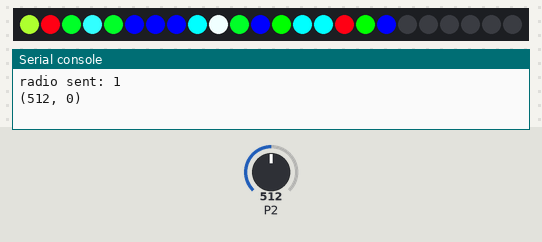
A program run on a simulated BBC micro:bit running MicroPython. Parts: 24 RGB LEDs in strip order, left to right, the last lines printed to the serial console. Inputs (shaded band) come from the test bench; at power-on: P2 = 512 (analog values on the 0–1023 scale). Random numbers come from a fixed seed; no radio messages arrive unless stated (any console line starting 'radio sent:' is added by the test bench).

Above: at 1.2 s.
1.3 s: P2 set to 111
At 2.78 s:
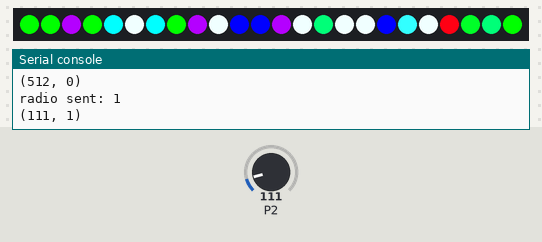
3.5 s: P2 set to 95
5.7 s: P2 set to 122
7.9 s: P2 set to 90
At 9.82 s:
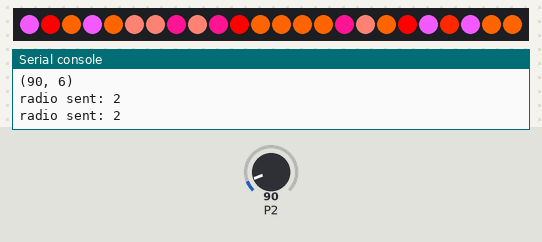
11.0 s: P2 set to 110
At 15.93 s:
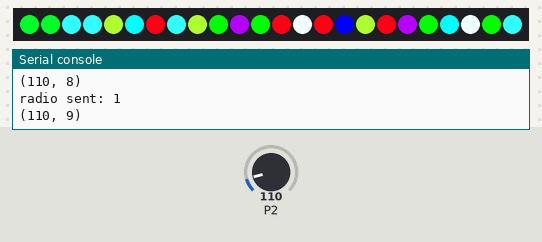

The program:

Beacon.py
```python
from microbit import *
import neopixel
import random
import radio
id = "1"

# low power so the other receiver has to get close
radio.config(power=1)
radio.on()

# Setup the Neopixel strip on pin0 with a length of 24 LEDs
num_pixels = 24
np = neopixel.NeoPixel(pin0, num_pixels)


# Color Palettes
cool = [
    (0, 255, 0),        # green
    (0, 255, 40),       # jade
    (173, 255, 47),     # green yellow
    (240, 255, 255),    # azure
    (50, 255, 255),     # aqua
    (0, 255, 120),      # teal
    (0, 255, 255),      # cyan
    (0, 0, 255),        # blue
    (180, 0, 255),      # purple
    (255, 0, 20),       # magenta
]

warm = [
    (255, 0, 0),        # red
    (242, 90, 255),     # pink
    (255, 20, 147),     # deep pink
    (250, 128, 114),    # salmon
    (255, 100, 0),      # amber
    (255, 40, 0),       # orange
]


all_colors = [
    (255, 0, 0),        # red
    (242, 90, 255),     # pink
    (255, 20, 147),     # deep pink
    (250, 128, 114),    # salmon
    (255, 150, 0),      # yellow
    (255, 100, 0),      # amber
    (255, 40, 0),       # orange
    (0, 255, 0),        # green
    (0, 255, 40),       # jade
    (173, 255, 47),     # green yellow
    (240, 255, 255),    # azure
    (50, 255, 255),     # aqua
    (0, 255, 120),      # teal
    (0, 255, 255),      # cyan
    (0, 0, 255),        # blue
    (180, 0, 255),      # purple
    (255, 0, 20),       # magenta
]


palette2 = [
    (255, 255, 255),    # white
    (0, 0, 255),        # blue
    (0, 255, 120),      # teal
    (0, 255, 255),      # cyan
]

black = (0, 0, 0)           # clear
white = (255, 255, 255)     # rest

# heart pulse
milliseconds_per_second = 1000  # Timing settings
sampling_rate = 15  # (Hz) typically 25-100 samples per second
sampling_interval = int(milliseconds_per_second / sampling_rate)
samples_between_beats = 0  # count how many samples occur between beats.

display.off()

while True:
    radio.send(id)
    # read signal from input in pin 2
    # print pulse and sample count from 1
    # display in plotter and REPL
    # set LED to a random number from 0 - 24, in increments of 5
    # if pulse is less than #, display colors

    sleep(0.01)
    pulse = pin2.read_analog()
    print("({}, {})".format((pulse), samples_between_beats))
    samples_between_beats += 1

    for i in range(0, 24, 1):

        if pulse < 100:
            np[i] = (random.choice(warm))   # set assigned LEDS to warm colors
            np.show()                       # display the lights on the neopixel
            radio.send('2')
        else:
            np[i] = (random.choice(cool))     # set neopixel to cool colors
            np.show()                         # display the colors on the np
        sleep(sampling_interval)
```
